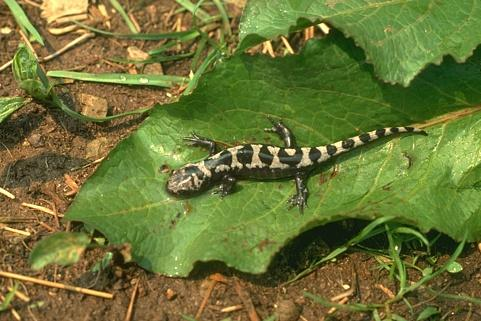
#> input picture Images/kertenkele.jpg, 481 x 321 px
$ python basicProcess.py
#> lines starting #> are read from the running program, lines starting #| are printed output that depends on the picture
import cv2
import numpy as np
from matplotlib import pyplot as plt
"""
### 1. piksel...
img = cv2.imread("../Images/kertenkele.jpg")
pxl = img[125,125,1]
dim = img.shape
#print(dim)

b = img[:,:,0] # Blue
g = img[:,:,1] #Green
r = img[:,:,2] #Red
# print(b)
cv2.imshow("Animal", r)
cv2.waitKey(0)
cv2.destroyAllWindows()

# print(img)

### 2.Histogram
img = cv2.imread("../Images/kertenkele.jpg")
b = img[:,:,0] # Blue
g = img[:,:,1] #Green
r = img[:,:,2] #Red

plt.hist(b.ravel(),256,[0,256])
plt.hist(g.ravel(), 256, [0,256])
plt.hist(r.ravel(), 256, [0,256])
plt.show()


### 3. ROI
img = cv2.imread("../Images/brain.JPG")
print(img.shape)

cv2.rectangle(img, (150, 175), (250, 275),(0,220,0), 3)
cancernImg = img[175:275,150:250]
#print(cancernImg)

cv2.imshow("Brain", cancernImg)
cv2.waitKey(0)
cv2.destroyAllWindows()


### 4.Image Add
j = cv2.imread("../Images/jerry.jpg")
t = cv2.imread("../Images/tom.jpg")

print("Jerry Shape: ", j.shape)
print("Tom Shape: ", t.shape)

tomAndJerry = cv2.add(t,j)
tomAndJerryWeighted = cv2.addWeighted(t, 0.6, j, 0.4, 0)
jAdded = cv2.add(j, -50)

#cv2.imshow("Tom", t)
cv2.imshow("Jerry", j)
cv2.imshow("Jerry Added", jAdded)
#cv2.imshow("Tom&Jerry", tomAndJerry)
#cv2.imshow("Tom&Jerry Weighted", tomAndJerryWeighted)
cv2.waitKey(0)
cv2.destroyAllWindows()

### 5. Mantıksal İşlemler
img1 = cv2.imread("../Images/img1.jpg")
img2 = cv2.imread("../Images/img2.jpg")
imgAnd = cv2.bitwise_and(img1,img2)
imgOr = cv2.bitwise_or(img1, img2)
imgNot = cv2.bitwise_not(img1)

cv2.imshow("img-1", img1)
cv2.imshow("img-2", img2)
cv2.imshow("img-and", imgAnd)
cv2.imshow("img-or", imgOr)
cv2.imshow("img-not", imgNot)
cv2.waitKey(0)
cv2.destroyAllWindows()


### 6. Görüntü döndürme
img = cv2.imread("../Images/cameraman.jpg", cv2.IMREAD_GRAYSCALE)

r,c = img.shape
rotationRules = cv2.getRotationMatrix2D((125, r/2), 90, 1)
rotatedImg = cv2.warpAffine(img, rotationRules, (c+100,r+100))

cv2.imshow("Cameraman", img)
cv2.imshow("Rotated Cameraman", rotatedImg)

### 7. Filters
img = cv2.imread("../Images/particles.png", cv2.IMREAD_GRAYSCALE)
imgF1 = cv2.blur(img, (11,11))
imgF2 = cv2.medianBlur(img, 5)

cv2.imshow("Particles", img)
cv2.imshow("Mean Filter", imgF1)
cv2.imshow("Median Filter", imgF2)

### 8. Morfolojik İşlemler
img = cv2.imread("../Images/particles.png", 0)
img = cv2.bitwise_not(img)

msk = np.ones((3,3), np.uint8)
msk[:,0] = 0
print(msk)
erosedImg = cv2.erode(img, msk, iterations=1)
dilatedImg = cv2.dilate(img, msk, iterations=1)
openedImg = cv2.morphologyEx(img, cv2.MORPH_OPEN, msk)
closedImg = cv2.morphologyEx(img, cv2.MORPH_CLOSE, msk)

cv2.imshow("Particles", img)
#cv2.imshow("Erosed Img", erosedImg)
#cv2.imshow("Dilated Img", dilatedImg)
cv2.imshow("Opened Img", openedImg)
cv2.imshow("Closed Img", closedImg)

cv2.waitKey(0)
cv2.destroyAllWindows()

###9. Köşe Tespiti
imgColor = cv2.imread("../Images/img2.jpg")
img = cv2.cvtColor(imgColor, cv2.COLOR_BGR2GRAY)
imgFloat = np.float32(img)
cornrs = cv2.goodFeaturesToTrack(imgFloat, 50, 0.01, 15)
#print(len(cornrs))

for crnr in cornrs:
    x,y = crnr.ravel()
    cv2.circle(imgColor, (int(x),int(y)), 3, (0, 255, 0), -1)

cv2.imshow("Image", imgColor)
cv2.waitKey(0)
cv2.destroyAllWindows()


### 10. Kenar Tespiti
img = cv2.imread("../Images/cameraman.jpg")
edges = cv2.Canny(img, 50, 150)

#print(edges)

cv2.imshow("Cameraman", img)
cv2.imshow("Edges", edges)
cv2.waitKey(0)
cv2.destroyAllWindows()

img = cv2.imread("../Images/brain.JPG")
res, threshImg = cv2.threshold(img, 150, 255, cv2.THRESH_BINARY)

cv2.imshow("Cameraman", img)
cv2.imshow("Threshold-Img", threshImg)
cv2.waitKey(0)
cv2.destroyAllWindows()
"""

### 12. Renk Uzayları (Plt Hatalı)
img=cv2.imread("../Images/kertenkele.jpg")
#> img is the input picture: shape (321, 481, 3); mean B, G, R 54.1, 116, 108
imgGray = cv2.cvtColor(img, cv2.COLOR_BGR2GRAY)
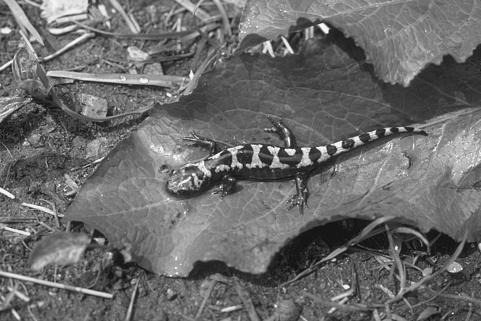
#> imgGray: shape (321, 481); min 7, max 252, mean 106.6
imgHsv = cv2.cvtColor(img, cv2.COLOR_BGR2HSV)
#> imgHsv: shape (321, 481, 3); mean H, S, V 33.5, 152.6, 125.3

"""
plt.subplot(131)
plt.show(img, cmap = 'gray')
plt.title("Kertenkele")

plt.subplot(132)
plt.show(imgGray, cmap = 'gray')
plt.title("Gray")

plt.subplot(133)
plt.show(imgHsv, cmap = 'gray')
plt.title("HSV")

plt.show()
"""

cv2.imshow("Kertenkele", img)
cv2.imshow("Gray", imgGray)
cv2.imshow("HSV", imgHsv)
cv2.waitKey(0)
cv2.destroyAllWindows()
